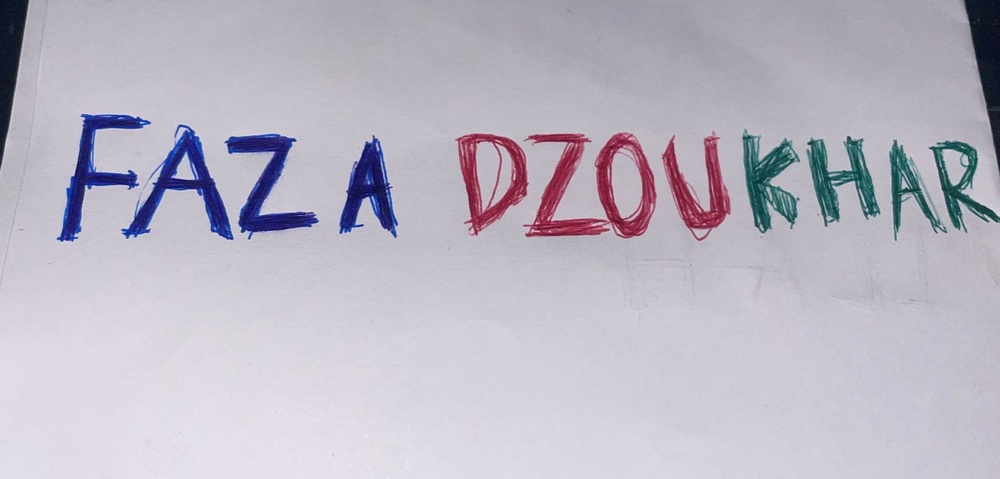
#> input picture namaku4.jpeg, 1000 x 479 px, shrunk from 1600 x 767 before the run
$ jupyter execute 'Ujian PCD.ipynb'
#> lines starting #> are read from the running program, lines starting #| are printed output that depends on the picture; after the words box and inside, x2 and y2 are one past the last pixel; in counts of white or black regions, pixels touching at a corner belong together
# IMPORT LIBRARY

[cell 1]
import cv2
import matplotlib.pyplot as plt
import numpy as np

# MEMBACA DATA GAMBAR

[cell 2]
img = cv2.imread('namaku4.jpeg')
#> img is the input picture: shape (479, 1000, 3); mean B, G, R 194.3, 182.3, 186.8

## Mengubah citra dari BGR ke RGB

[cell 3]
img = cv2.cvtColor(img, cv2.COLOR_BGR2RGB)

## Menampilkan citra menjadi Red, Green, dan Blue

[cell 4]
R, G, B = cv2.split(img)
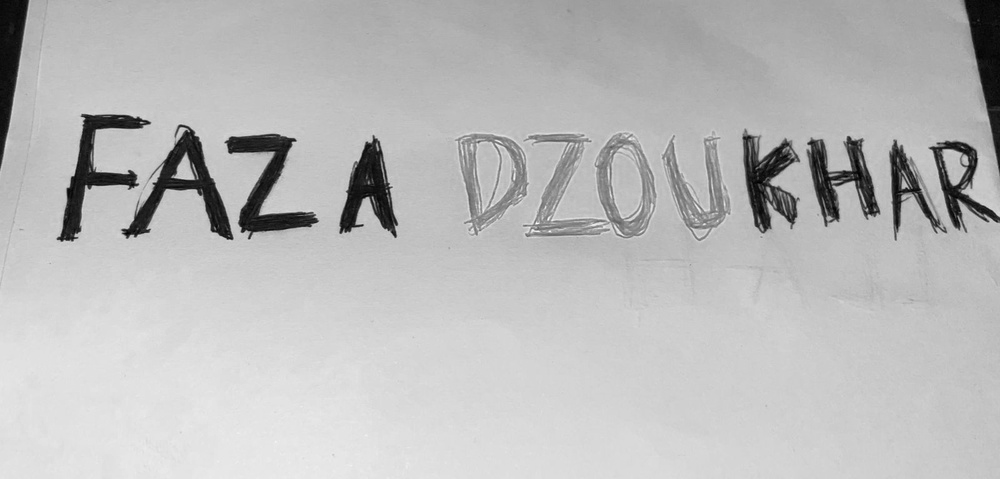
#> R: shape (479, 1000); min 0, max 255, mean 186.8
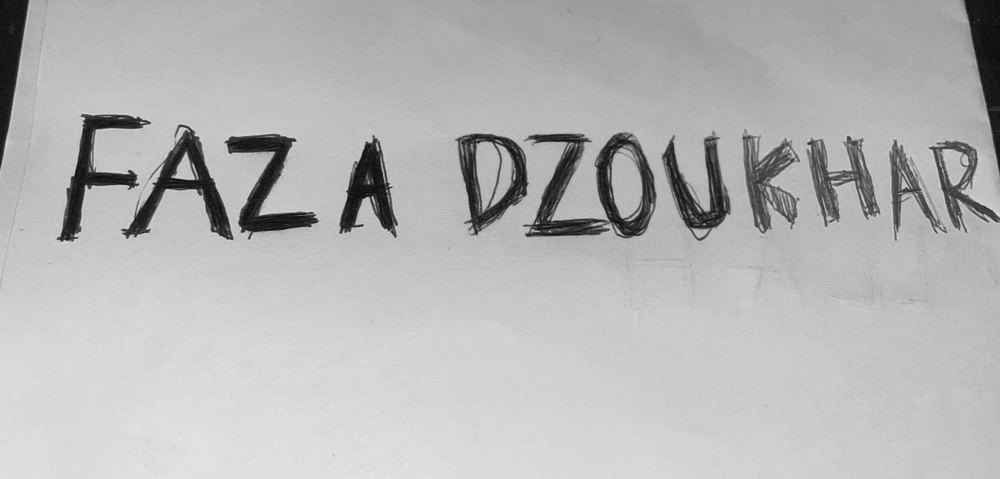
#> G: shape (479, 1000); min 7, max 234, mean 182.3
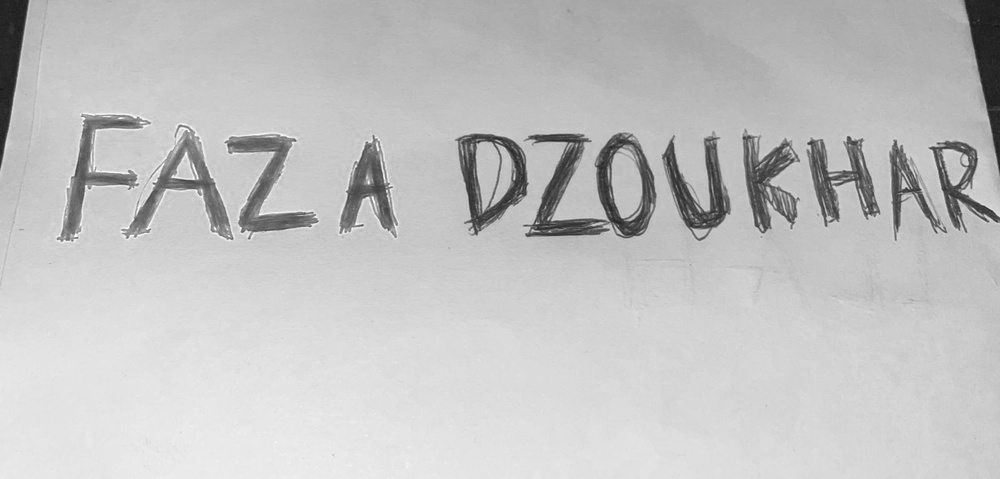
#> B: shape (479, 1000); min 23, max 255, mean 194.3

fig, axs = plt.subplots(1, 4, figsize=(20,20))

#Citra Asli
axs[0].imshow(img)
axs[0].set_title('Citra Asli')

#Red
axs[1].imshow(R, cmap='gray')
axs[1].set_title('Komponen Merah')

#Green
axs[2].imshow(G, cmap='gray')
axs[2].set_title('Komponen Hijau')

#Blue
axs[3].imshow(B, cmap='gray')
axs[3].set_title('Komponen Biru')

for ax in axs:
    ax.axis('off')

plt.show()
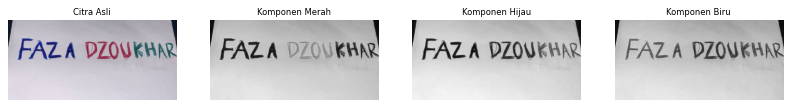
#> figure drawn by matplotlib, 4 panels

## Membuat dan menampilkan histogram

[cell 5]
#membuat Histogram untuk citra asli
histimg = cv2.calcHist([img],[0],None,[256],[0,256])
#> histimg = 256 values, max 10865 at index 196, min 0 at index 243, mean 1871.1

#membuat histogram untuk komponen R (merah)
histR = cv2.calcHist([R],[0],None,[256],[0,256])
#> histR has the same summary as histimg

#membuat histogram untuk komponen G (Hijau)
histG = cv2.calcHist([G],[0],None,[256],[0,256])
#> histG = 256 values, max 10977 at index 183, min 0 at index 0, mean 1871.1

#membuat histogram untuk komponen B (biru)
histB = cv2.calcHist([B],[0],None,[256],[0,256])
#> histB = 256 values, max 10828 at index 192, min 0 at index 0, mean 1871.1

[cell 6]
fig, axs = plt.subplots(2, 2, figsize=(20, 10))

#Citra Asli
axs[1,1].plot(histimg, color='black')
axs[1,1].set_title('Histogram Gambar Asli')

#Red
axs[0,0].plot(histR, color='red')
axs[0,0].set_title('Histogram Komponen Merah')

#Green
axs[0,1].plot(histG, color='green')
axs[0,1].set_title('Histogram Komponen Hijau')

#Blue
axs[1,0].plot(histB, color='blue')
axs[1,0].set_title('Histogram Komponen Biru')

plt.show()
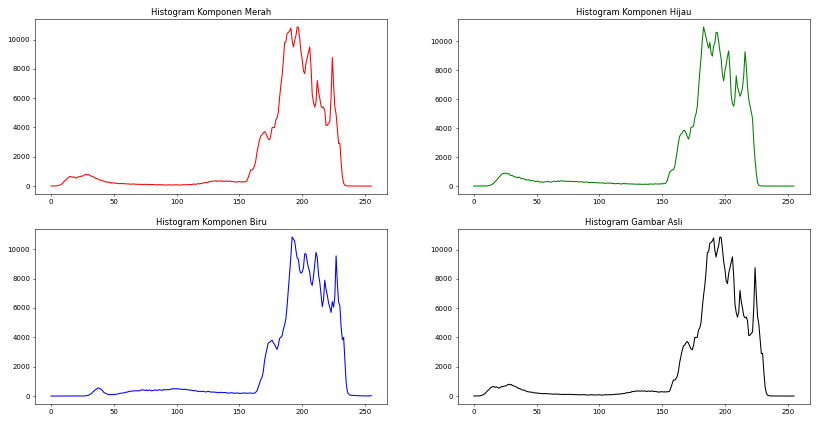
#> figure drawn by matplotlib, 4 panels; panel 1: curve peaks at x = 196, y = 10865; panel 2: curve peaks at x = 183, y = 10977; panel 3: curve peaks at x = 192, y = 10828; panel 4: curve peaks at x = 196, y = 10865

## Membaca Gambar Kembali

[cell 7]
img = cv2.imread('namaku4.jpeg')

## Mencari Ambang Batas

[cell 8]
gray = cv2.cvtColor(img, cv2.COLOR_RGB2GRAY)
fig, axs = plt.subplots (2, 2, figsize=(10,10))

(thresh, binary1) = cv2.threshold(gray, 0, 0, cv2.THRESH_BINARY)
#> binary1: shape (479, 1000); every value is 0
axs[0,0].imshow(binary1, cmap = 'gray')
axs[0,0].set_title('NONE')

(thresh, binary2) = cv2.threshold(gray, 50, 255, cv2.THRESH_BINARY)
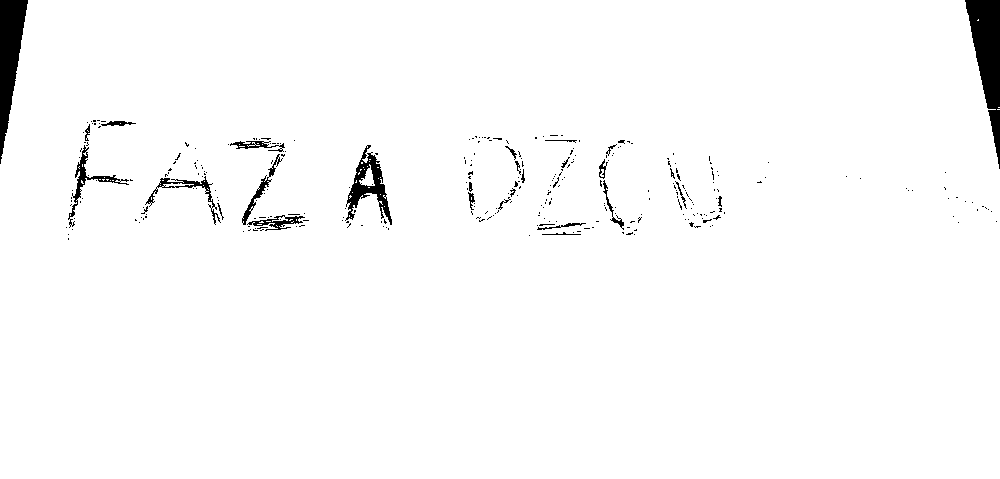
#> binary2: shape (479, 1000); 97.8% white; 313 black regions (285 under 20 px), largest, box (x1, y1, x2, y2) and area: (965, 0, 1000, 169) 2949, (0, 0, 28, 164) 2423, (345, 145, 392, 225) 1226
axs[0,1].imshow(binary2, cmap = 'binary')
axs[0,1].set_title('BLUE')

(thresh, binary3) = cv2.threshold(gray, 70, 255, cv2.THRESH_BINARY)
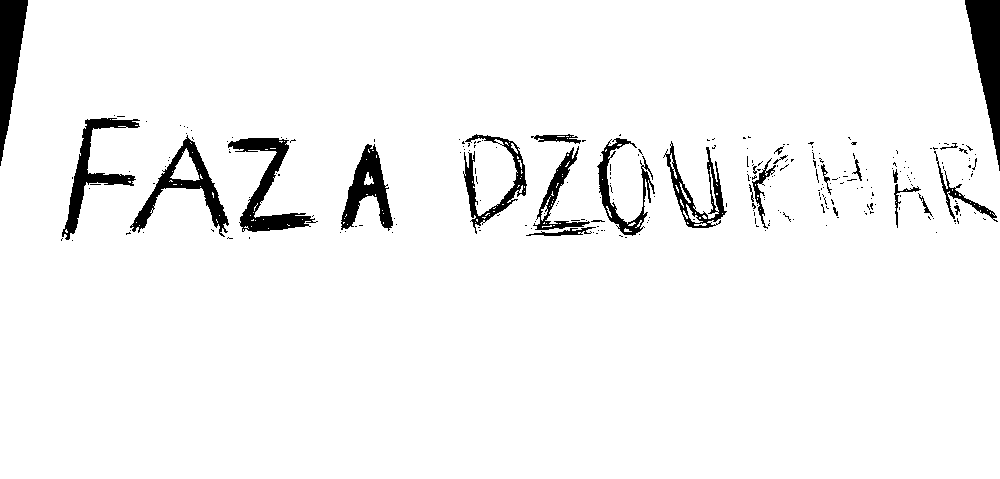
#> binary3: shape (479, 1000); 95.4% white; 258 black regions (230 under 20 px), largest, box (x1, y1, x2, y2) and area: (965, 0, 1000, 171) 3032, (0, 0, 28, 166) 2507, (228, 138, 318, 232) 2398
axs[1,0].imshow(binary3, cmap = 'binary')
axs[1,0].set_title('RED-BLUE')

(thresh, binary4) = cv2.threshold(gray, 90, 255, cv2.THRESH_BINARY)
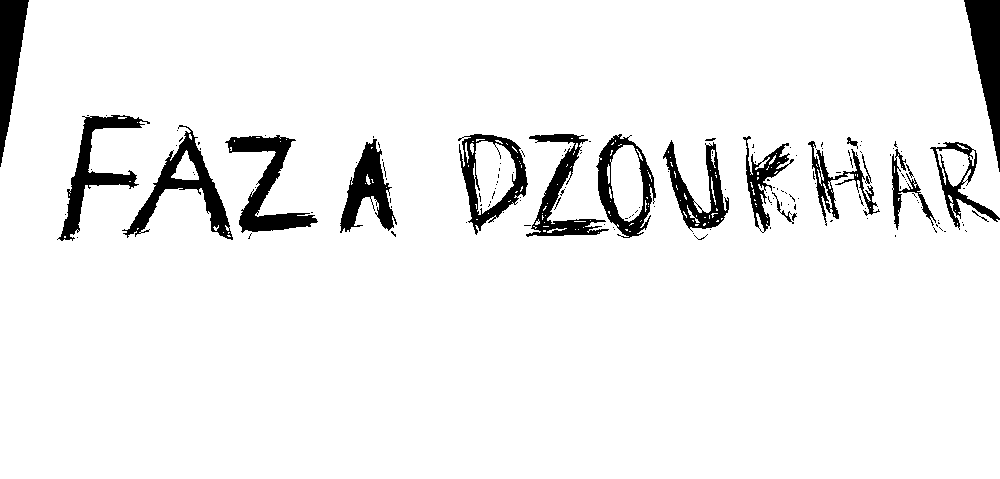
#> binary4: shape (479, 1000); 93.6% white; 147 black regions (126 under 20 px), largest, box (x1, y1, x2, y2) and area: (964, 0, 1000, 172) 3079, (225, 135, 318, 233) 2946, (122, 125, 233, 240) 2927
axs[1,1].imshow(binary4, cmap = 'binary')
axs[1,1].set_title('RED-GREEN-BLUE')
